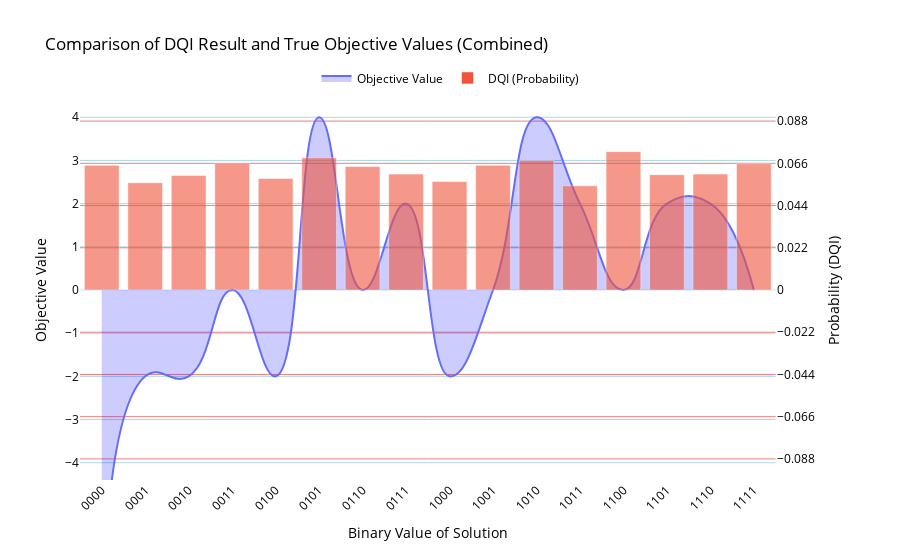

Notebook source saved alongside this figure:
### Code cell
combined_counts = combine_counts(counts)
plot_results_union_plotly(
    brute_force_results,
    combined_counts,
    plot_name="Comparison of DQI Result and True Objective Values (Combined)",
    spline_smoothing=1.3
)

### Figure 1 — Plotly figure (JSON) as saved in the notebook; plotly's stock layout.template omitted (floating-point values rounded to 4 significant figures)
{"data": [{"fill": "tozeroy", "fillcolor": "rgba(0,0,255,0.2)", "line": {"shape": "spline", "smoothing": 1.3}, "mode": "lines", "name": "Objective Value", "type": "scatter", "x": ["0000", "0001", "0010", "0011", "0100", "0101", "0110", "0111", "1000", "1001", "1010", "1011", "1100", "1101", "1110", "1111"], "xaxis": "x", "y": [-8, -2, -2, 0, -2, 4, 0, 2, -2, 0, 4, 2, 0, 2, 2, 0], "yaxis": "y"}, {"marker": {"opacity": 0.6}, "name": "DQI (Probability)", "type": "bar", "x": ["0000", "0001", "0010", "0011", "0100", "0101", "0110", "0111", "1000", "1001", "1010", "1011", "1100", "1101", "1110", "1111"], "xaxis": "x", "y": [0.065, 0.0559, 0.0597, 0.066, 0.0581, 0.0689, 0.0643, 0.0604, 0.0565, 0.065, 0.0675, 0.0543, 0.0721, 0.0601, 0.0604, 0.0658], "yaxis": "y2"}], "layout": {"font": {"color": "black"}, "legend": {"orientation": "h", "x": 0.5, "xanchor": "center", "y": 1.02, "yanchor": "bottom"}, "title": {"text": "Comparison of DQI Result and True Objective Values (Combined)"}, "xaxis": {"anchor": "y", "domain": [0, 0.94], "tickangle": -45, "title": {"text": "Binary Value of Solution"}}, "yaxis": {"anchor": "x", "domain": [0, 1], "dtick": 1, "gridcolor": "lightblue", "range": [-4.4, 4.4], "showgrid": true, "tick0": 0, "title": {"text": "Objective Value"}}, "yaxis2": {"anchor": "x", "dtick": 0.022, "gridcolor": "lightcoral", "overlaying": "y", "range": [-0.099, 0.099], "showgrid": true, "side": "right", "tick0": 0, "title": {"text": "Probability (DQI)"}}}}
